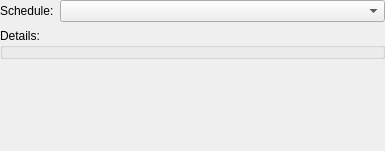
<ui version="4.0" >
 <class>SyncScheduleWidget</class>
 <widget class="QWidget" name="SyncScheduleWidget" >
  <property name="geometry" >
   <rect>
    <x>0</x>
    <y>0</y>
    <width>385</width>
    <height>151</height>
   </rect>
  </property>
  <layout class="QGridLayout" name="gridLayout" >
   <property name="margin" >
    <number>0</number>
   </property>
   <item row="0" column="0" >
    <widget class="QLabel" name="label" >
     <property name="text" >
      <string>Schedule:</string>
     </property>
    </widget>
   </item>
   <item row="0" column="1" >
    <widget class="QComboBox" name="scheduleType" >
     <property name="sizePolicy" >
      <sizepolicy vsizetype="Fixed" hsizetype="MinimumExpanding" >
       <horstretch>0</horstretch>
       <verstretch>0</verstretch>
      </sizepolicy>
     </property>
    </widget>
   </item>
   <item row="1" column="0" colspan="2" >
    <widget class="QGroupBox" name="cronOptions" >
     <property name="title" >
      <string>Details:</string>
     </property>
    </widget>
   </item>
   <item row="2" column="1" >
    <spacer name="verticalSpacer" >
     <property name="orientation" >
      <enum>Qt::Vertical</enum>
     </property>
     <property name="sizeHint" stdset="0" >
      <size>
       <width>20</width>
       <height>76</height>
      </size>
     </property>
    </spacer>
   </item>
  </layout>
 </widget>
 <resources/>
 <connections/>
</ui>
